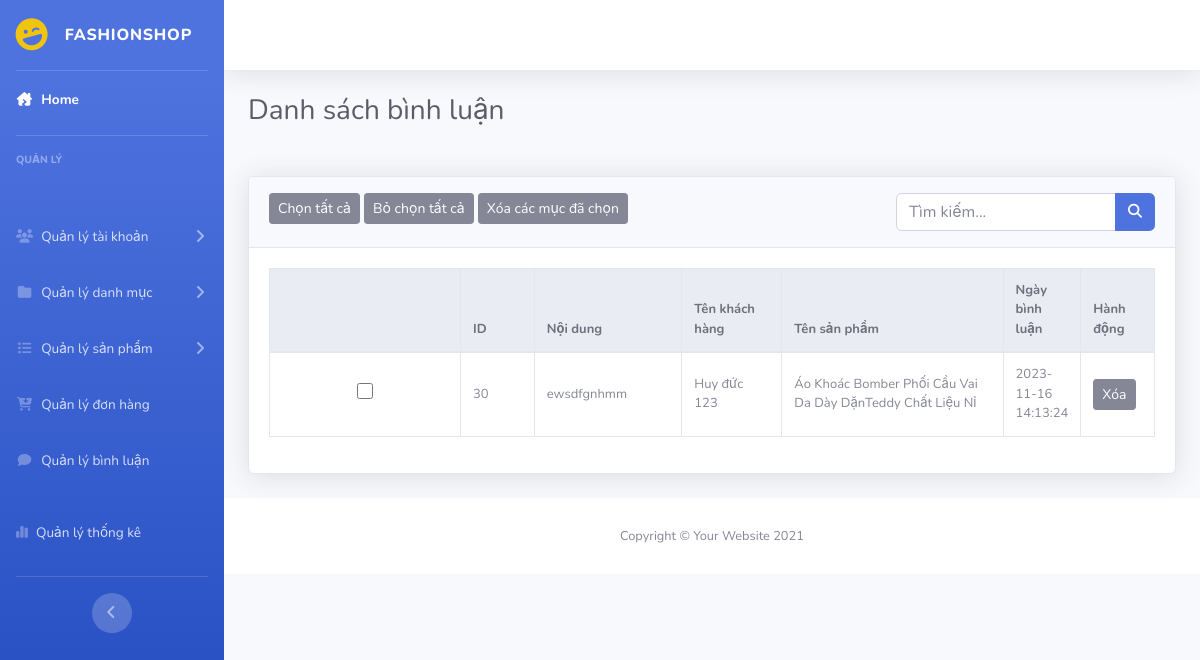
The app's page /admin/index.php?act=dsbinhluan, older data.
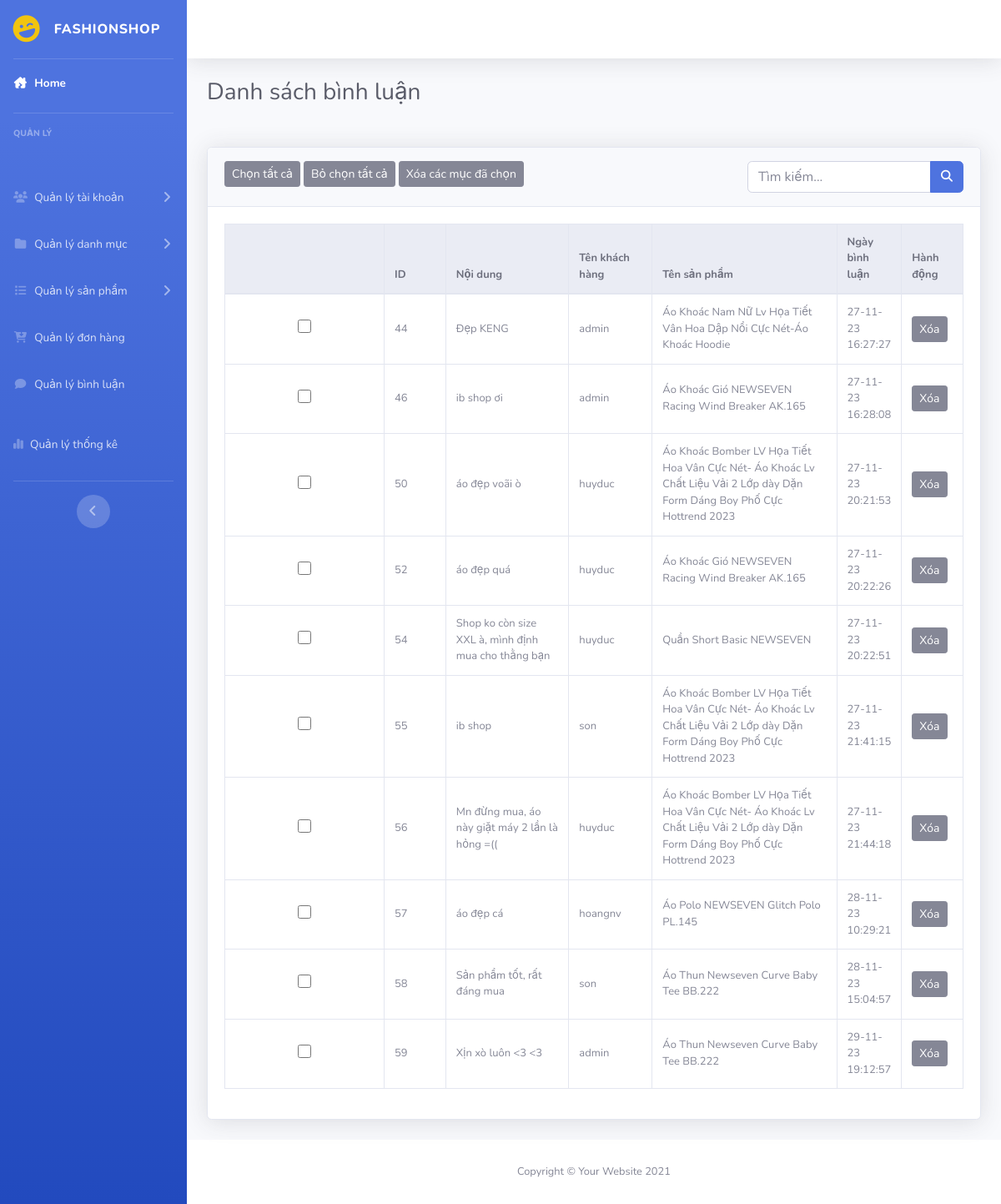
The same page, newer data.
### tables this page shows
CREATE TABLE `binhluan` (
  `id` int(10) NOT NULL COMMENT 'Id bình luận',
  `noidung` varchar(255) NOT NULL COMMENT 'Nội dung bình luận',
  `iduser` int(10) NOT NULL COMMENT 'Id tài khoản',
  `idpro` int(10) NOT NULL COMMENT 'Id sản phẩm',
  `ngaybinhluan` varchar(50) DEFAULT NULL COMMENT 'Ngày bình luận'
);

CREATE TABLE `taikhoan` (
  `id` int(11) NOT NULL COMMENT 'Id khách hàng',
  `user` varchar(50) NOT NULL COMMENT 'Tên đăng nhập',
  `fullname` varchar(255) NOT NULL,
  `pass` varchar(50) NOT NULL COMMENT 'Mật khẩu',
  `email` varchar(255) NOT NULL COMMENT 'Email',
  `address` varchar(255) DEFAULT NULL COMMENT 'Địa chỉ',
  `tel` varchar(20) DEFAULT NULL COMMENT 'Số điện thoại',
  `role` int(11) NOT NULL DEFAULT 0 COMMENT 'Quyền hạn: \r\n1 Admin \r\n2 Khách hàng\r\n'
);

CREATE TABLE `sanpham` (
  `id` int(11) NOT NULL COMMENT 'Id sản phẩm',
  `name` varchar(255) NOT NULL COMMENT 'Tên sản phẩm',
  `img` varchar(225) NOT NULL,
  `price_niemyet` double(10,2) NOT NULL DEFAULT 0.00 COMMENT 'Giá sản phẩm',
  `price_sale` int(100) NOT NULL COMMENT 'Giá sale',
  `mota` text NOT NULL COMMENT 'Mô tả',
  `luotxem` int(11) NOT NULL DEFAULT 0 COMMENT 'Lượt xem',
  `iddm` int(11) NOT NULL COMMENT 'Id danh mục'
);

### model/pdo.php (called while the page is built, shortened)
<?php
function pdo_get_connection(){
    $servername = "localhost";
    $username = "root";
    $password = "";
    try {
        $conn = new PDO("mysql:host=$servername;dbname=duan1_09", $username, $password);
        $conn->setAttribute(PDO::ATTR_ERRMODE, PDO::ERRMODE_EXCEPTION);
        return $conn;
    } catch(PDOException $e) {
        echo "Connection failed: " . $e->getMessage();
    }
}
function pdo_query($sql){
    $sql_args=array_slice(func_get_args(),1);
    try{
        $conn=pdo_get_connection();
        $stmt=$conn->prepare($sql);
        $stmt->execute($sql_args);
        $rows=$stmt->fetchAll();
        return $rows;
    }
    catch(PDOException $e){
        throw $e;
    }
    finally{
        unset($conn);
    }
}
?>

### model/binhluan.php (called while the page is built, shortened)
<?php
function danhsach_binhluan()
{
    $sql = "SELECT binhluan.id, binhluan.noidung, sanpham.name, taikhoan.user, binhluan.ngaybinhluan FROM binhluan JOIN sanpham on sanpham.id = binhluan.idpro join taikhoan on taikhoan.id = binhluan.iduser";
    $result = pdo_query($sql);
    return $result;
}

### admin/binhluan/dsbinhluan.php (the view, shortened to what this page needs)
<div class="container-fluid">
    <h1 class="h3 mb-2 text-gray-800 mb-5">Danh sách bình luận</h1>
    <div class="card shadow mb-4">
        <div class="card-header py-3">
            <button class="btn btn-secondary btn-sm">Chọn tất cả</button>
            <button class="btn btn-secondary btn-sm">Bỏ chọn tất cả</button>
            <button class="btn btn-secondary btn-sm">Xóa các mục đã chọn</button>
            <form action="" class="float-right">
                <div class="input-group">
                    <input type="text" class="form-control" name="kyw" placeholder="Tìm kiếm...">
                    <div class="input-group-append">
                        <button class="btn btn-primary" type="submit" name="search">
                            <i class="fas fa-search fa-sm"></i>
                        </button>
                    </div>
                </div>
            </form>
        </div>
        <div class="card-body">
            <div class="table-responsive">
                <table class="table table-bordered" width="100%" cellspacing="0">
                    <thead class="thead-light">
                        <tr>
                            <th></th>
                            <th>ID</th>
                            <th>Nội dung</th>
                            <th>Tên khách hàng</th>
                            <th>Tên sản phẩm</th>
                            <th>Ngày bình luận</th>
                            <th>Hành động</th>
                        </tr>
                    </thead>
                    <tbody>
                        <?php
                        foreach ($dsbl as $key => $value) : ?>
                            <tr>
                                <td class="text-center align-middle"><input type="checkbox" name="select" id=""></td>
                                <td class="col-1 align-middle"><?php echo $value['id'] ?></td>
                                <td class="col-2 align-middle"><?php echo $value['noidung'] ?></td>
                                <td class="col-3 align-middle"><?php echo $value['user'] ?></td>
                                <td class="col-3 align-middle"><?php echo $value['name'] ?></td>
                                <td class="col-1 align-middle"><?php echo $value['ngaybinhluan'] ?></td>
                                <td class="col-1 align-middle"><a onclick="confirmDelete('<?php echo $value['id'] ?>')"><button class="btn btn-secondary btn-sm">Xóa</button></a></td>
                            </tr>
                        <?php endforeach; ?>
                    </tbody>
                </table>
            </div>
        </div>
    </div>
</div>

### admin/header.php (shortened to what this page needs)
<!DOCTYPE html>
<html lang="en">
<head>
    <link rel="stylesheet" href="../assets/css/style_admin.css">
    <link href="../assets/vendor/fontawesome-free/css/all.min.css" rel="stylesheet" type="text/css">
    <link rel="stylesheet" href="https://cdnjs.cloudflare.com/ajax/libs/font-awesome/6.4.2/css/all.min.css" />
    <link href="../assets/css/sb-admin-2.min.css" rel="stylesheet">
    <link href="../assets/vendor/datatables/dataTables.bootstrap4.min.css" rel="stylesheet">
</head>
<body id="page-top">

### admin/boxleft.php (shortened to what this page needs)
<div id="wrapper">
    <ul class="navbar-nav bg-gradient-primary sidebar sidebar-dark accordion" id="accordionSidebar">
        <a class="sidebar-brand d-flex align-items-center justify-content-center" href="?act=home">
            <div class="sidebar-brand-icon rotate-n-15">
                <i class="fas fa-laugh-wink" style="color: #f1c40f;"></i>
            </div>
            <div class="sidebar-brand-text mx-3">FashionShop</div>
        </a>
        <hr class="sidebar-divider my-0">
        <li class="nav-item active">
            <a class="nav-link" href="?act=home">
                <i class="fas fa-fw fa-house-damage"></i>
                <span>Home</span>
        </li>
        <hr class="sidebar-divider">
        <div class="sidebar-heading">
            Quản lý
        </div>
        <li class="nav-item">
            <a class="nav-link collapsed" href="#" data-toggle="collapse" data-target="#collapseTwo" aria-expanded="true" aria-controls="collapseTwo">
                <i class="fas fa-fw fa-users"></i>
                <span>Quản lý tài khoản</span>
            </a>
        </li>
        <li class="nav-item">
            <a class="nav-link collapsed" href="#" data-toggle="collapse" data-target="#collapseThree" aria-expanded="true" aria-controls="collapseThree">
                <i class="fas fa-fw fa-folder"></i>
                <span>Quản lý danh mục</span>
            </a>
        </li>
        <li class="nav-item">
            <a class="nav-link collapsed" href="#" data-toggle="collapse" data-target="#collapseFour" aria-expanded="true" aria-controls="collapseFour">
                <i class="fas fa-fw fa-list"></i>
                <span>Quản lý sản phẩm</span>
            </a>
        </li>
        <li class="nav-item">
            <a class="nav-link" href="?act=dsdonhang">
                <i class="fas fa-fw fa-cart-arrow-down"></i>
                <span>Quản lý đơn hàng</span></a>
        </li>
        <li class="nav-item mb-3">
            <a class="nav-link" href="?act=dsbinhluan">
                <i class="fas fa-fw fa-comment"></i>
                <span>Quản lý bình luận</span></a>
        </li>
        <li class="nav-item mb-3">
            <a class="nav-link" href="?act=dsthongke">
                <i class="fa-solid fa-chart-simple"></i>
                <span>Quản lý thống kê</span></a>
        </li>
        <hr class="sidebar-divider d-none d-md-block">
        <div class="text-center d-none d-md-inline">
            <button class="rounded-circle border-0" id="sidebarToggle"></button>
        </div>
    </ul>

### admin/menu.php (shortened to what this page needs)
<div id="content-wrapper" class="d-flex flex-column">
    <div id="content">
        <nav class="navbar navbar-expand navbar-light bg-white topbar mb-4 static-top shadow">
            <ul class="navbar-nav ml-auto">
                <li class="nav-item dropdown no-arrow">
                    <a class="nav-link dropdown-toggle" href="#" id="userDropdown" role="button" data-toggle="dropdown" aria-haspopup="true" aria-expanded="false">
                    </a>
                </li>
            </ul>
        </nav>

### admin/index.php (shortened to what this page needs)
<?php
include "../model/pdo.php";
include "../model/binhluan.php";
include 'header.php';
include 'boxleft.php';
include 'menu.php';
?>
<div>
    <?php
    if (isset($_GET['act']) && $_GET['act'] != "") {
        $act = $_GET['act'];
        switch ($act) {
            case 'dsbinhluan':
                $dsbl = danhsach_binhluan();
                include "binhluan/dsbinhluan.php";
                break;
        }
    } else {
        include "trangchu/home.php";
    }
    ?>
</div>
<?php
include 'footer.php';
?>

### admin/footer.php (shortened to what this page needs)
            <footer class="sticky-footer bg-white">
                <div class="container my-auto">
                    <div class="copyright text-center my-auto">
                        <span>Copyright &copy; Your Website 2021</span>
                    </div>
                </div>
            </footer>
        </div>
    </div>
</body>
</html>

### assets/css/style_admin.css (style rules this page uses)
input[type="checkbox"] { width: 16px; height: 16px; }
div#content { margin: 0px; }
.card-body { flex: 1 1 auto; min-height: 1px; padding: 1.25rem; margin: 0px; }
.card-header:first-child { border-radius: calc(0.35rem - 1px) calc(0.35rem - 1px) 0 0; margin: 0px; }
table tbody td:nth-child(4) { width: 100px; }
.card-body { flex: 1 1 auto; min-height: 1px; padding: 1.25rem; font-size: 13px; }

Row changes from the older to the newer data that the page shows:
removed binhluan: id "30", noidung "ewsdfgnhmm", iduser.user "Huy đức 123", idpro.name "Áo Khoác Bomber Phối Cầu Vai Da Dày DặnTeddy Chất Liệu Nỉ", ngaybinhluan "2023-11-16 14:13:24"
added binhluan: id "44", noidung "Đẹp KENG", iduser.user "admin", idpro.name "Áo Khoác Nam Nữ Lv Họa Tiết Vân Hoa Dập Nổi Cực Nét-Áo Khoác Hoodie", ngaybinhluan "27-11-23 16:27:27"
added binhluan: id "46", noidung "ib shop ơi", iduser.user "admin", idpro.name "Áo Khoác Gió NEWSEVEN Racing Wind Breaker AK.165", ngaybinhluan "27-11-23 16:28:08"
added binhluan: id "50", noidung "áo đẹp voãi ò", iduser.user "huyduc", idpro.name "Áo Khoác Bomber LV Họa Tiết Hoa Vân Cực Nét- Áo Khoác Lv Chất Liệu Vải 2 Lớp dày Dặn Form Dáng Boy Phố Cực Hottrend 2023", ngaybinhluan "27-11-23 20:21:53"
added binhluan: id "52", noidung "áo đẹp quá", iduser.user "huyduc", idpro.name "Áo Khoác Gió NEWSEVEN Racing Wind Breaker AK.165", ngaybinhluan "27-11-23 20:22:26"
added binhluan: id "54", noidung "Shop ko còn size XXL à, mình định mua cho thằng bạn", iduser.user "huyduc", idpro.name "Quần Short Basic NEWSEVEN", ngaybinhluan "27-11-23 20:22:51"
added binhluan: id "55", noidung "ib shop", iduser.user "son", idpro.name "Áo Khoác Bomber LV Họa Tiết Hoa Vân Cực Nét- Áo Khoác Lv Chất Liệu Vải 2 Lớp dày Dặn Form Dáng Boy Phố Cực Hottrend 2023", ngaybinhluan "27-11-23 21:41:15"
added binhluan: id "56", noidung "Mn đừng mua, áo này giặt máy 2 lần là hỏng =((", iduser.user "huyduc", idpro.name "Áo Khoác Bomber LV Họa Tiết Hoa Vân Cực Nét- Áo Khoác Lv Chất Liệu Vải 2 Lớp dày Dặn Form Dáng Boy Phố Cực Hottrend 2023", ngaybinhluan "27-11-23 21:44:18"
added binhluan: id "57", noidung "áo đẹp cá", iduser.user "hoangnv", idpro.name "Áo Polo NEWSEVEN Glitch Polo PL.145", ngaybinhluan "28-11-23 10:29:21"
added binhluan: id "58", noidung "Sản phẩm tốt, rất đáng mua", iduser.user "son", idpro.name "Áo Thun Newseven Curve Baby Tee BB.222", ngaybinhluan "28-11-23 15:04:57"
added binhluan: id "59", noidung "Xịn xò luôn <3 <3", iduser.user "admin", idpro.name "Áo Thun Newseven Curve Baby Tee BB.222", ngaybinhluan "29-11-23 19:12:57"
